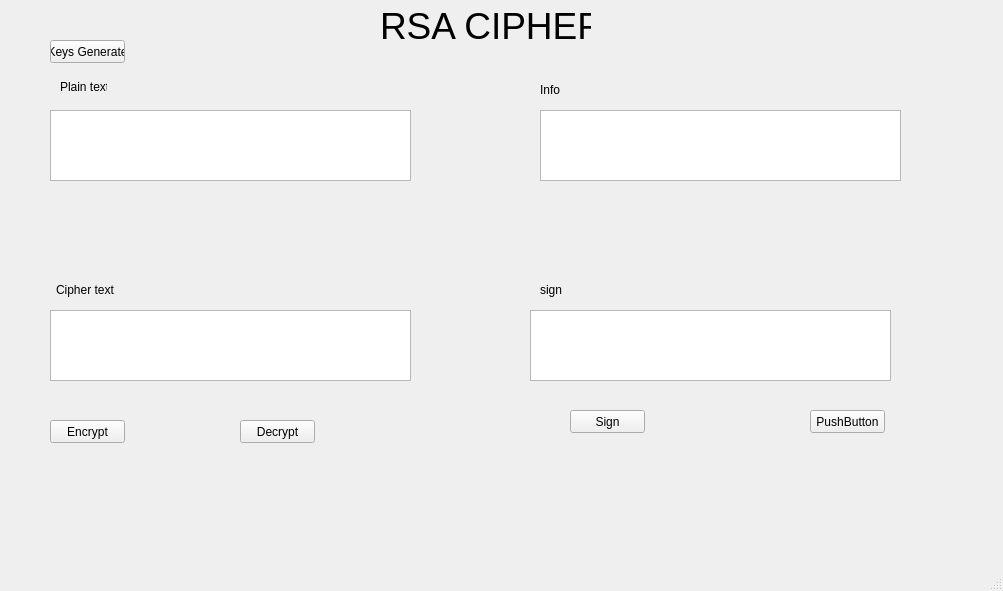
<?xml version="1.0" encoding="UTF-8"?>
<ui version="4.0">
 <class>MainWindow</class>
 <widget class="QMainWindow" name="MainWindow">
  <property name="geometry">
   <rect>
    <x>0</x>
    <y>0</y>
    <width>1003</width>
    <height>591</height>
   </rect>
  </property>
  <property name="windowTitle">
   <string>MainWindow</string>
  </property>
  <widget class="QWidget" name="centralwidget">
   <widget class="QLabel" name="label">
    <property name="geometry">
     <rect>
      <x>380</x>
      <y>10</y>
      <width>211</width>
      <height>31</height>
     </rect>
    </property>
    <property name="font">
     <font>
      <pointsize>28</pointsize>
     </font>
    </property>
    <property name="text">
     <string>RSA CIPHER</string>
    </property>
   </widget>
   <widget class="QTextEdit" name="txt_plain_text">
    <property name="geometry">
     <rect>
      <x>50</x>
      <y>110</y>
      <width>361</width>
      <height>71</height>
     </rect>
    </property>
   </widget>
   <widget class="QTextEdit" name="txt_cipher_text">
    <property name="geometry">
     <rect>
      <x>50</x>
      <y>310</y>
      <width>361</width>
      <height>71</height>
     </rect>
    </property>
   </widget>
   <widget class="QTextEdit" name="txt_info">
    <property name="geometry">
     <rect>
      <x>540</x>
      <y>110</y>
      <width>361</width>
      <height>71</height>
     </rect>
    </property>
   </widget>
   <widget class="QTextEdit" name="txt_sign">
    <property name="geometry">
     <rect>
      <x>530</x>
      <y>310</y>
      <width>361</width>
      <height>71</height>
     </rect>
    </property>
   </widget>
   <widget class="QLabel" name="label_2">
    <property name="geometry">
     <rect>
      <x>60</x>
      <y>80</y>
      <width>47</width>
      <height>13</height>
     </rect>
    </property>
    <property name="text">
     <string>Plain text</string>
    </property>
   </widget>
   <widget class="QLabel" name="label_3">
    <property name="geometry">
     <rect>
      <x>56</x>
      <y>280</y>
      <width>61</width>
      <height>20</height>
     </rect>
    </property>
    <property name="text">
     <string>Cipher text</string>
    </property>
   </widget>
   <widget class="QLabel" name="label_4">
    <property name="geometry">
     <rect>
      <x>540</x>
      <y>80</y>
      <width>61</width>
      <height>20</height>
     </rect>
    </property>
    <property name="text">
     <string>Info</string>
    </property>
   </widget>
   <widget class="QLabel" name="label_5">
    <property name="geometry">
     <rect>
      <x>540</x>
      <y>280</y>
      <width>61</width>
      <height>20</height>
     </rect>
    </property>
    <property name="text">
     <string>sign</string>
    </property>
   </widget>
   <widget class="QPushButton" name="btn_encrypt">
    <property name="geometry">
     <rect>
      <x>50</x>
      <y>420</y>
      <width>75</width>
      <height>23</height>
     </rect>
    </property>
    <property name="text">
     <string>Encrypt</string>
    </property>
   </widget>
   <widget class="QPushButton" name="btn_decrypt">
    <property name="geometry">
     <rect>
      <x>240</x>
      <y>420</y>
      <width>75</width>
      <height>23</height>
     </rect>
    </property>
    <property name="text">
     <string>Decrypt</string>
    </property>
   </widget>
   <widget class="QPushButton" name="btn_sign">
    <property name="geometry">
     <rect>
      <x>570</x>
      <y>410</y>
      <width>75</width>
      <height>23</height>
     </rect>
    </property>
    <property name="text">
     <string>Sign</string>
    </property>
   </widget>
   <widget class="QPushButton" name="btn_verify">
    <property name="geometry">
     <rect>
      <x>810</x>
      <y>410</y>
      <width>75</width>
      <height>23</height>
     </rect>
    </property>
    <property name="text">
     <string>PushButton</string>
    </property>
   </widget>
   <widget class="QPushButton" name="btn_gen_keys">
    <property name="geometry">
     <rect>
      <x>50</x>
      <y>40</y>
      <width>75</width>
      <height>23</height>
     </rect>
    </property>
    <property name="text">
     <string>Keys Generate</string>
    </property>
   </widget>
  </widget>
  <widget class="QMenuBar" name="menubar">
   <property name="geometry">
    <rect>
     <x>0</x>
     <y>0</y>
     <width>1003</width>
     <height>21</height>
    </rect>
   </property>
  </widget>
  <widget class="QStatusBar" name="statusbar"/>
 </widget>
 <resources/>
 <connections/>
</ui>
